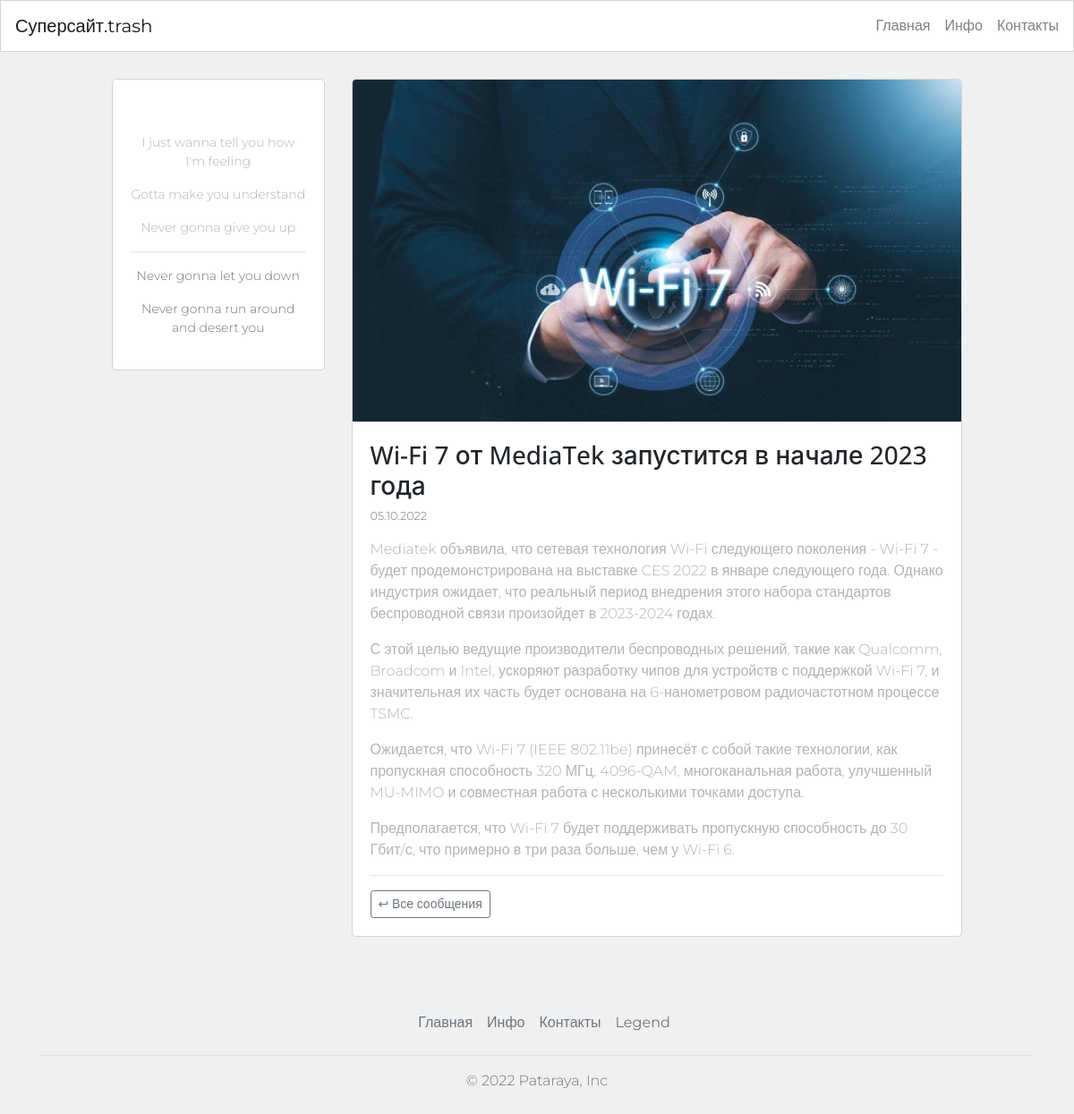
The app's page /posts/wi-fi-7-mediatek-2023-ea956u with its own data.
### blog/models.py (models this page shows, shortened)
class Post(db.Model):
    id = db.Column(db.Integer, primary_key=True)
    user_id = db.Column(db.Integer, db.ForeignKey("user.id"), nullable=False)
    created_at = db.Column(db.DateTime, default=datetime.now)
    title = db.Column(db.String(120), nullable=False)
    slug = db.Column(db.String(250))
    description = db.Column(db.String(240))
    body = db.Column(db.Text(), nullable=False)
    image = db.Column(db.String(120))

### blog/routes.py (the view)
@app.route("/posts/<string:post_slug>")
def post_detail(post_slug):
    post_instance = Post.query.filter_by(slug=post_slug).first_or_404()
    return render_template("post_detail.html", post=post_instance)

### blog/templates/post_detail.html (shortened to what this page needs)
{% extends 'base.html' %}
{% block content %}
<div class="container content-container">
    <div class="row no-gutters">
        <div class="col-md-9 order-md-2">
            {% if post.image %}
            <div class="post-image-block">
                <img class="img-fluid post-image" src="{{ url_for('static', filename='img/posts/' + post.image) }}" alt="">
            </div>
            <div class="post-page-block no-border-top">
            {% else %}
            <div class="post-page-block">
            {% endif %}
                <h3>{{ post.title }}</h3>
                <p class="p-small-two text-muted">
                    {{ post.created_at.strftime('%d.%m.%Y') }}
                </p>
                <p>{{ post.body|markdown }}</p>
                <hr>
                <a class="btn btn-sm btn-outline-secondary" href="{{ url_for('homepage') }}">↩ Все сообщения</a>
            </div>
        </div>
        <div class="col-md-3 order-md-1">
            {% include 'about_me_snippet.html' %}
        </div>
    </div>
</div>
{% endblock %}

### blog/static/css/style.css (style rules this page uses)
body { font-family: "Open Sans", -apple-system, BlinkMacSystemFont, "Segoe UI", Roboto, "Helvetica Neue", Arial, "Noto Sans", sans-serif, "Apple Color Emoji", "Segoe UI Emoji", "Segoe UI Symbol", "Noto Color Emoji"; background-color: #fff; height: 200vh; position: relative; }
body:before { content: ""; position: absolute; top: 0; left: 0; right: 0; bottom: 0; background: rgba(0, 0, 0, 0.5); -webkit-transition: .3s all ease; -o-transition: .3s all ease; transition: .3s all ease; opacity: 0; visibility: hidden; z-index: 1; }
p { color: #b3b3b3; font-weight: 300; }
h1, h2, h3, h4, h5, h6, .h1, .h2, .h3, .h4, .h5, .h6 { font-family: "Open Sans", -apple-system, BlinkMacSystemFont, "Segoe UI", Roboto, "Helvetica Neue", Arial, "Noto Sans", sans-serif, "Apple Color Emoji", "Segoe UI Emoji", "Segoe UI Symbol", "Noto Color Emoji"; }
a { -webkit-transition: .3s all ease; -o-transition: .3s all ease; transition: .3s all ease; }
a, a:hover { text-decoration: none !important; }

### blog/static/blog.css (style rules this page uses)
html, body { font-family: 'Montserrat', sans-serif; background-color: #f0f0f0; }
.content-container { max-width: 950px; margin-top: 30px; margin-bottom: 30px; padding: 0px; }
.post-page-block { background-color: #fff; border: 1px solid #d3d3d3; border-radius: 5px; padding: 20px; margin-bottom: 30px; }
.no-border-top { border-top: 0; border-top-left-radius: 0; border-top-right-radius: 0; }
.post-image { border: 1px solid #d3d3d3; border-top-left-radius: 5px; border-top-right-radius: 5px; }
.p-small-two { font-size: 0.800rem; }
@media (min-width: 768px) { .post-page-block { margin-left: 30px; } }
@media (min-width: 768px) { .post-image-block { margin-left: 30px; } }

### records on screen
Post: image (picture), title "Wi-Fi 7 от MediaTek запустится в начале 2023 года", created_at "05.10.2022", body "Mediatek объявила, что сетевая технология Wi-Fi следующего поколения - Wi-Fi 7 - будет продемонстрирована на выставке CES 2022 в январе следующего года. Однако индустрия ожидает, что реальный период внедрения этого набора стандартов беспроводной связи произойдет в 2023-2024 годах. С этой целью ведущие производители беспроводных решений, такие как Qualcomm, Broadcom и Intel, ускоряют разработку чипов для устройств с поддержкой Wi-Fi 7, и значительная их часть будет основана на 6-нанометровом радиочастотном процессе TSMC. Ожидается, что Wi-Fi 7 (IEEE 802.11be) принесёт с собой такие технологии, как пропускная способность 320 МГц, 4096-QAM, многоканальная работа, улучшенный MU-MIMO и…"
